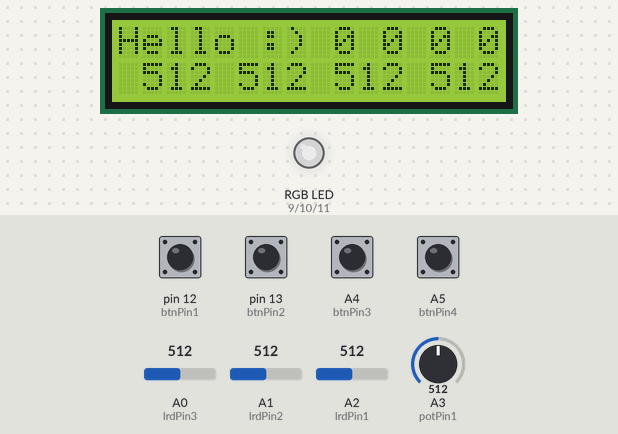
The sketch below on a simulated Arduino Uno, built with avr-gcc and run on an emulated ATmega328P. On the bench: 16×2 character LCD, an RGB LED mixed from three pins (HIGH = lit). The test bench sets the inputs (shaded band); at power-on: A4 (btnPin3), A5 (btnPin4), pin 12 (btnPin1), pin 13 (btnPin2) LOW, A0 (lrdPin3) = 512, A1 (lrdPin2) = 512, A2 (lrdPin1) = 512, A3 (potPin1) = 512. Dim RGB values are drawn brighter than linear.

Above: at 2.2 s.
2.3 s: A0 (lrdPin3) set to 306
At 2.7 s:
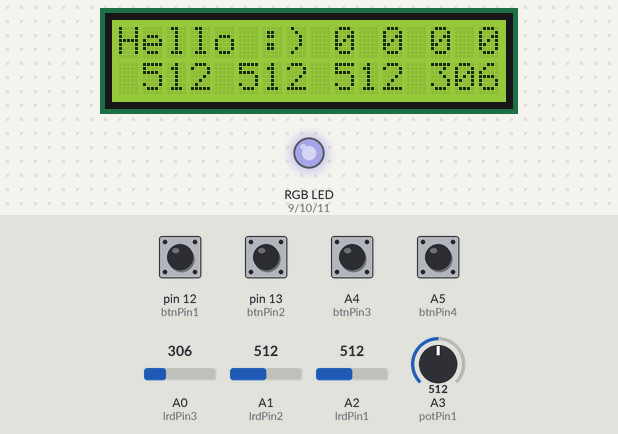
3.8 s: A1 (lrdPin2) set to 306
At 5.0 s:
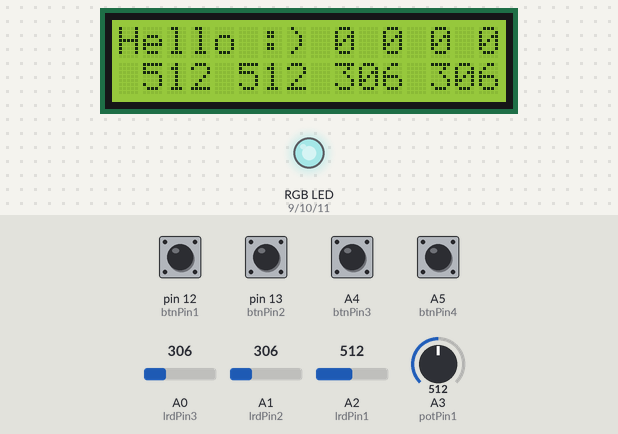
5.3 s: A2 (lrdPin1) set to 306
At 6.2 s:
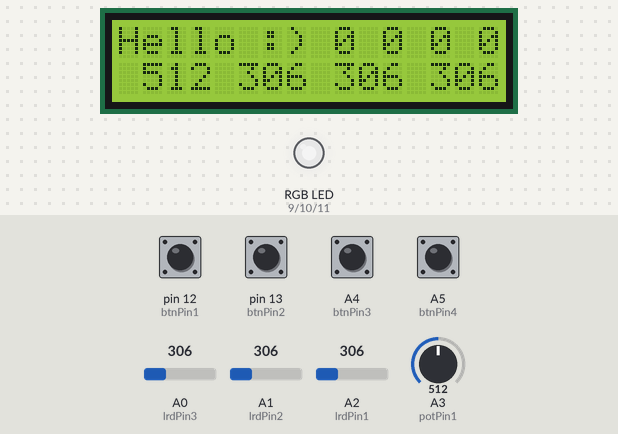
6.8 s: A0 (lrdPin3) set to 90
At 7.3 s:
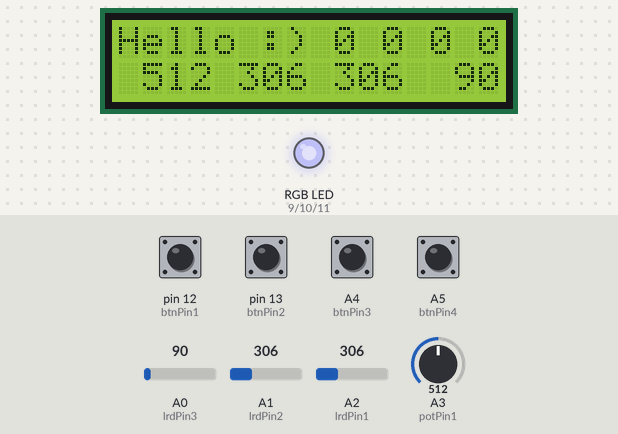
8.3 s: A1 (lrdPin2) set to 90
At 9.5 s:
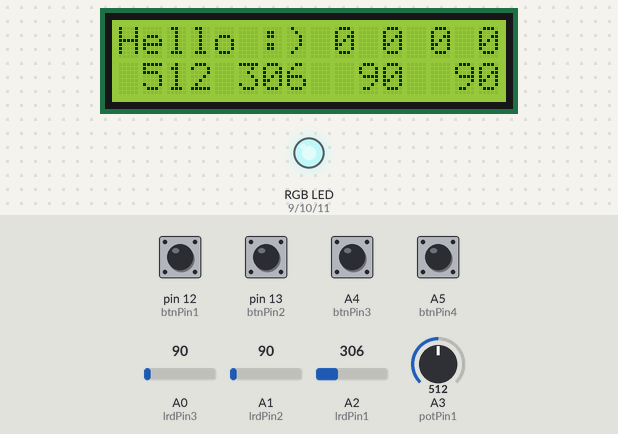
9.8 s: A2 (lrdPin1) set to 90
At 10.8 s:
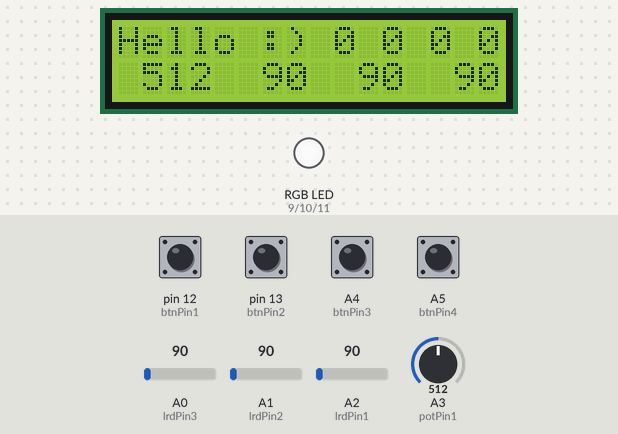
Timing chart, 0 to 12.3 s (numbered marks = the images above; inputs shaded):
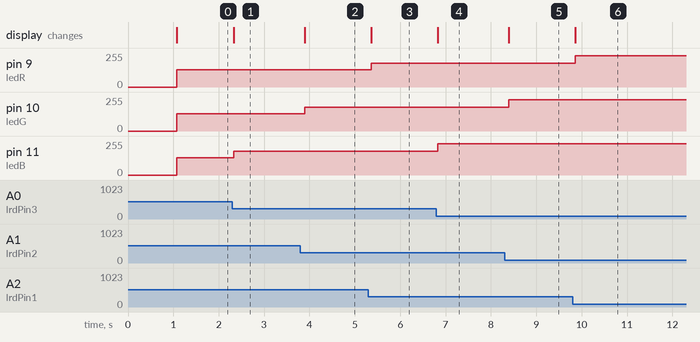

Measured:
- after the input at 2.3 s, pin 11 (ledB): 128/255 → 179/255 at once; the display: changes at once (image 1)
- after the input at 3.8 s, pin 10 (ledG): 128/255 → 179/255 after 0.10 s; the display: changes after 0.10 s (image 2)
- after the input at 5.3 s, pin 9 (ledR): 128/255 → 179/255 after 0.06 s; the display: changes after 0.06 s (image 3)
- after the input at 6.8 s, pin 11 (ledB): 179/255 → 233/255 at once; the display: changes at once (image 4)
- after the input at 8.3 s, pin 10 (ledG): 179/255 → 233/255 after 0.09 s; the display: changes after 0.10 s (image 5)
- after the input at 9.8 s, pin 9 (ledR): 179/255 → 233/255 after 0.06 s; the display: changes after 0.06 s (image 6)

The sketch:

TestShield.ino
```cpp
/*
  Sound and Technology Workshop
  Session2
  2015-05-02
  Public Domain

  This script displays all the input values on the LCD
  Press all 4 buttons to get a tone
  The LED colors are controlled by the LRD
  The Pot does nothing
  Code and PCB layout on http://morgan.isnot.in/CMHK/ElectronicsWorkshop

*/
#include <LiquidCrystal.h>
#include "pitches.h"

//Hold the LED pins
const int ledR = 9;         // the pin that the Red LED is attached to
const int ledG = 10;        // the pin that the Green LED is attached to
const int ledB = 11;        // the pin that the Blue LED is attached to

//Hold data for buttons
int btn1, btn2, btn3, btn4;
const int btnPin1 = 12;
const int btnPin2 = 13;
const int btnPin3 = A4;
const int btnPin4 = A5;

//Hold data for LRD
int lrd1, lrd2, lrd3;
const int lrdPin1 = A2;
const int lrdPin2 = A1;
const int lrdPin3 = A0;

//Hold data for Potentiometer
int pot1;
const int potPin1 = A3;

//Hold the LCD pins
LiquidCrystal lcd(2, 3, 4, 5, 6 , 7);

//Setup
void setup() {
  //Setup the button pins as INPUT
  pinMode(btnPin1, INPUT);
  pinMode(btnPin2, INPUT);
  pinMode(btnPin3, INPUT);
  pinMode(btnPin4, INPUT);

  //Setup the LED pins as OUTPUT
  pinMode(ledR, OUTPUT);
  pinMode(ledG, OUTPUT);
  pinMode(ledB, OUTPUT);

  //Setup the LCD
  lcd.begin(16, 2);            //16 characters on 2 lines
  lcd.print("Hello CMHK :)");  //say hello
  lcd.setCursor(0,1);
  lcd.print("Standalone Demo");    //Name of this script
  delay(1000);
  lcd.clear();
  lcd.print("Hello :)");
}

//The loop
void loop() {
  // Read the values of the buttons
  btn1 = digitalRead(btnPin1);
  btn2 = digitalRead(btnPin2);
  btn3 = digitalRead(btnPin3);
  btn4 = digitalRead(btnPin4);

  // Read the values of the Light Resistive Diodes
  lrd1 = analogRead(lrdPin1);
  lrd2 = analogRead(lrdPin2);
  lrd3 = analogRead(lrdPin3);

  // Read the values of the Potentiometer
  pot1 = analogRead(potPin1);

  // set the brightness of LED
  analogWrite(ledR, map(lrd1,0,1024,255,0));
  analogWrite(ledG, map(lrd2,0,1024,255,0));
  analogWrite(ledB, map(lrd3,0,1024,255,0));

  //Display status on LCD
  displayOnLCD();

  // Check if all 4 buttons are pressed, then play tone
  if (btn1 == 1 && btn2 == 1 && btn3 == 1 && btn4 == 1){
     playNotes();
  }
  delay(100);
} // End of the Loop


// The code that plays the tone
void playNotes(){
  // notes in the melody:
  int melody[] = {
    NOTE_C4, NOTE_G3, NOTE_G3, NOTE_A3, NOTE_G3, 0, NOTE_B3, NOTE_C4
  };

  // note durations: 4 = quarter note, 8 = eighth note, etc.:
  int noteDurations[] = {
    4, 8, 8, 4, 4, 4, 4, 4
  };

  // Use a "for loop" to go through the melody note by note
  for (int thisNote = 0; thisNote < 8; thisNote++) {

      // to calculate the note duration, take one second
      // divided by the note type.
      //e.g. quarter note = 1000 / 4, eighth note = 1000/8, etc.
      int noteDuration = 1000 / noteDurations[thisNote];
      tone(8, melody[thisNote], noteDuration);

      // to distinguish the notes, set a minimum time between them.
      // the note's duration + 30% seems to work well:
      int pauseBetweenNotes = noteDuration * 1.30;
      delay(pauseBetweenNotes);
      // stop the tone playing:
      noTone(8);
    }
}

void displayOnLCD(){
  // Display the values of buttons
  lcd.setCursor (9,0);
  lcd.print(btn1);

  lcd.setCursor (11,0);
  lcd.print(btn2);

  lcd.setCursor (13,0);
  lcd.print(btn3);

  lcd.setCursor (15,0);
  lcd.print(btn4);

  // Display the values of LRD
  lcd.setCursor (5,1);
  if (lrd1 < 100) lcd.print(" ");     // If the number is smaller than 100 we add a space
  if (lrd1 < 10) lcd.print(" ");      // If the number is smaller than 10 we add a space
  lcd.print(lrd1);

  lcd.setCursor (9,1);
  if (lrd2 < 100) lcd.print(" ");     // If the number is smaller than 100 we add a space
  if (lrd2 < 10) lcd.print(" ");      // If the number is smaller than 10 we add a space
  lcd.print(lrd2);

  lcd.setCursor (13,1);
  if (lrd3 < 100) lcd.print(" ");     // If the number is smaller than 100 we add a space
  if (lrd3 < 10) lcd.print(" ");      // If the number is smaller than 10 we add a space
  lcd.print(lrd3);

  // Display the values of potentiometer
  lcd.setCursor (0,1);
  if (pot1 < 1000) lcd.print(" ");    // If the number is smaller than 1000 we add a space
  if (pot1 < 100) lcd.print(" ");     // If the number is smaller than 100 we add a space
  if (pot1 < 10) lcd.print(" ");      // If the number is smaller than 10 we add a space
  lcd.print(pot1);

}
```

pitches.h
```cpp
/*************************************************
 * Public Constants
 *************************************************/

#define NOTE_B0  31
#define NOTE_C1  33
#define NOTE_CS1 35
#define NOTE_D1  37
#define NOTE_DS1 39
#define NOTE_E1  41
#define NOTE_F1  44
#define NOTE_FS1 46
#define NOTE_G1  49
#define NOTE_GS1 52
#define NOTE_A1  55
#define NOTE_AS1 58
#define NOTE_B1  62
#define NOTE_C2  65
#define NOTE_CS2 69
#define NOTE_D2  73
#define NOTE_DS2 78
#define NOTE_E2  82
#define NOTE_F2  87
#define NOTE_FS2 93
#define NOTE_G2  98
#define NOTE_GS2 104
#define NOTE_A2  110
#define NOTE_AS2 117
#define NOTE_B2  123
#define NOTE_C3  131
#define NOTE_CS3 139
#define NOTE_D3  147
#define NOTE_DS3 156
#define NOTE_E3  165
#define NOTE_F3  175
#define NOTE_FS3 185
#define NOTE_G3  196
#define NOTE_GS3 208
#define NOTE_A3  220
#define NOTE_AS3 233
#define NOTE_B3  247
#define NOTE_C4  262
#define NOTE_CS4 277
#define NOTE_D4  294
#define NOTE_DS4 311
#define NOTE_E4  330
#define NOTE_F4  349
#define NOTE_FS4 370
#define NOTE_G4  392
#define NOTE_GS4 415
#define NOTE_A4  440
#define NOTE_AS4 466
#define NOTE_B4  494
#define NOTE_C5  523
#define NOTE_CS5 554
#define NOTE_D5  587
#define NOTE_DS5 622
#define NOTE_E5  659
#define NOTE_F5  698
#define NOTE_FS5 740
#define NOTE_G5  784
#define NOTE_GS5 831
#define NOTE_A5  880
#define NOTE_AS5 932
#define NOTE_B5  988
#define NOTE_C6  1047
#define NOTE_CS6 1109
#define NOTE_D6  1175
#define NOTE_DS6 1245
#define NOTE_E6  1319
#define NOTE_F6  1397
#define NOTE_FS6 1480
#define NOTE_G6  1568
#define NOTE_GS6 1661
#define NOTE_A6  1760
#define NOTE_AS6 1865
#define NOTE_B6  1976
#define NOTE_C7  2093
#define NOTE_CS7 2217
#define NOTE_D7  2349
#define NOTE_DS7 2489
#define NOTE_E7  2637
#define NOTE_F7  2794
#define NOTE_FS7 2960
#define NOTE_G7  3136
#define NOTE_GS7 3322
#define NOTE_A7  3520
#define NOTE_AS7 3729
#define NOTE_B7  3951
#define NOTE_C8  4186
#define NOTE_CS8 4435
#define NOTE_D8  4699
#define NOTE_DS8 4978
```
